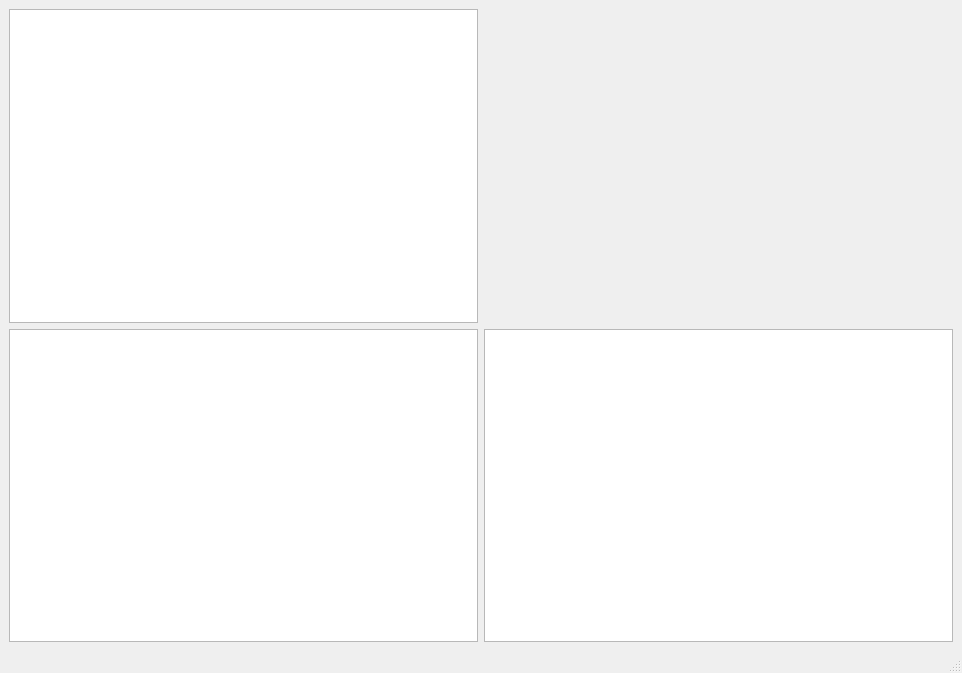
<?xml version="1.0" encoding="UTF-8"?>
<ui version="4.0">
 <class>QxntGui</class>
 <widget class="QMainWindow" name="QxntGui">
  <property name="geometry">
   <rect>
    <x>0</x>
    <y>0</y>
    <width>962</width>
    <height>673</height>
   </rect>
  </property>
  <property name="windowTitle">
   <string>MainWindow</string>
  </property>
  <widget class="QWidget" name="centralwidget">
   <layout class="QGridLayout" name="gridLayout_2">
    <item row="1" column="0">
     <layout class="QGridLayout" name="gridLayout">
      <item row="4" column="0">
       <widget class="QListView" name="data"/>
      </item>
      <item row="0" column="0">
       <widget class="QListView" name="open_orders"/>
      </item>
      <item row="4" column="2">
       <widget class="QListView" name="history"/>
      </item>
      <item row="0" column="2">
       <widget class="QLabel" name="stock_img">
        <property name="maximumSize">
         <size>
          <width>700</width>
          <height>350</height>
         </size>
        </property>
        <property name="text">
         <string/>
        </property>
        <property name="pixmap">
         <pixmap>../../Pictures/shutterstock_775889491.jpg</pixmap>
        </property>
       </widget>
      </item>
     </layout>
    </item>
   </layout>
  </widget>
  <widget class="QStatusBar" name="statusbar"/>
 </widget>
 <resources/>
 <connections/>
</ui>
